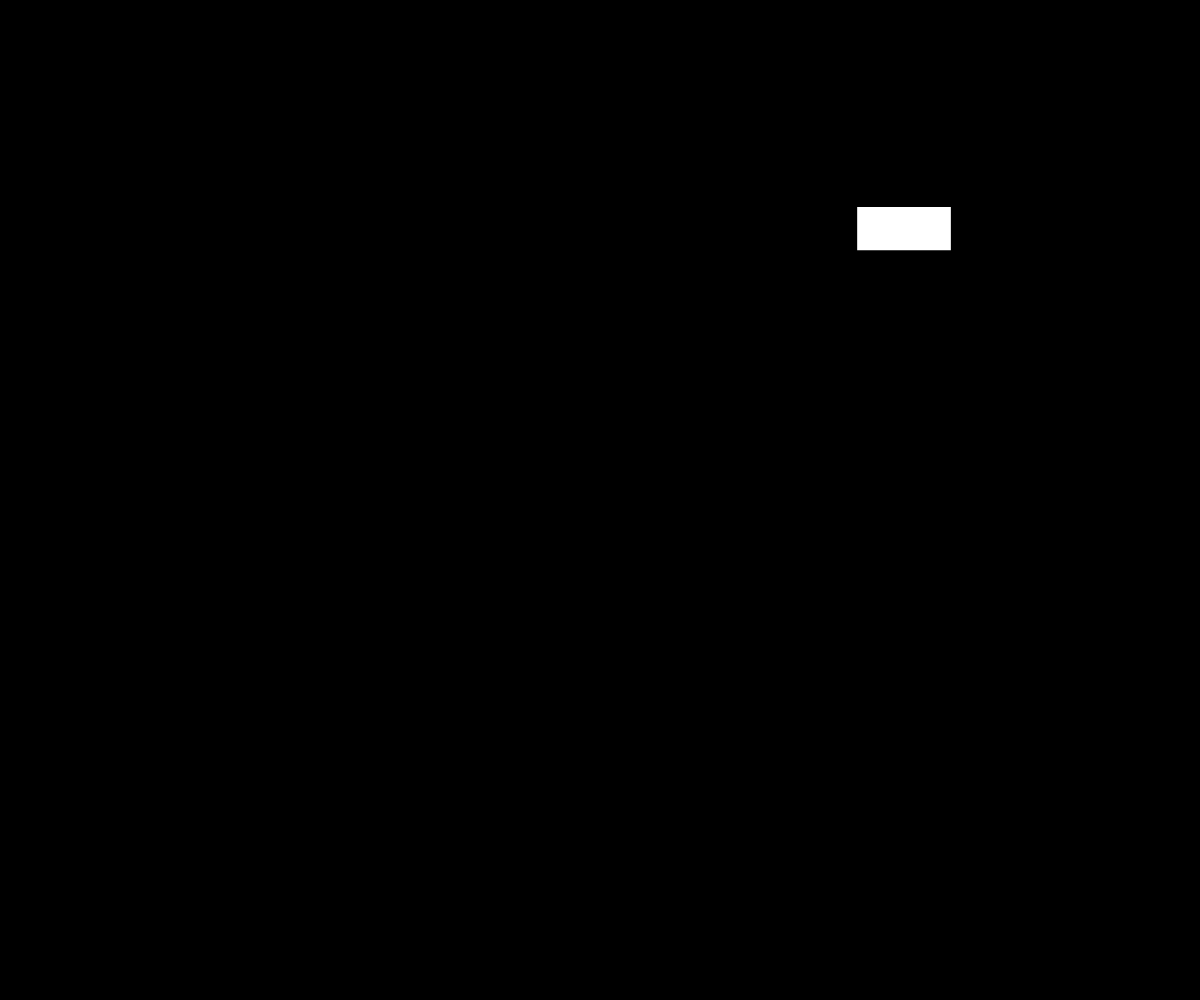
Frame 1 (no input)
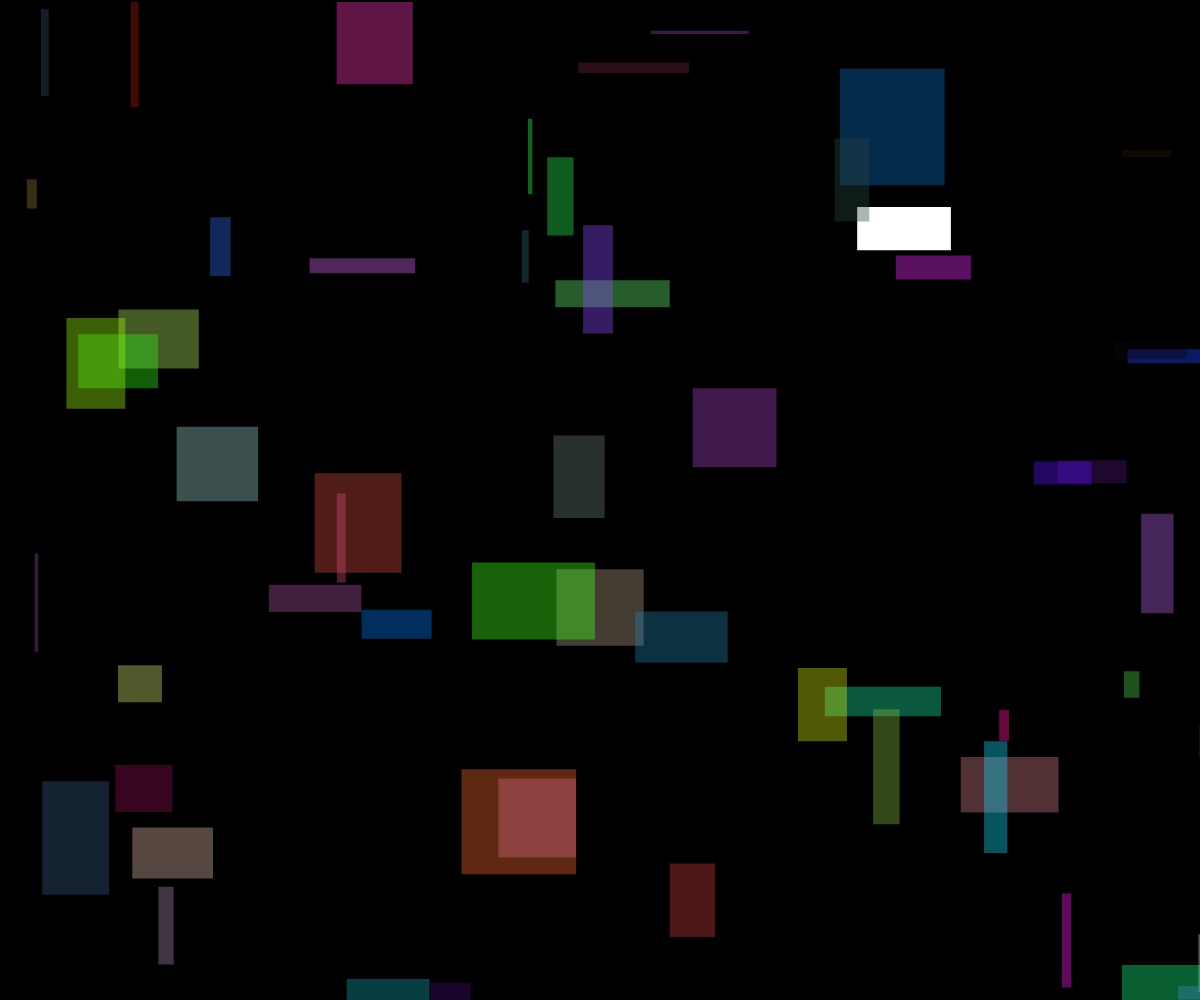
Frame 60 (no input)
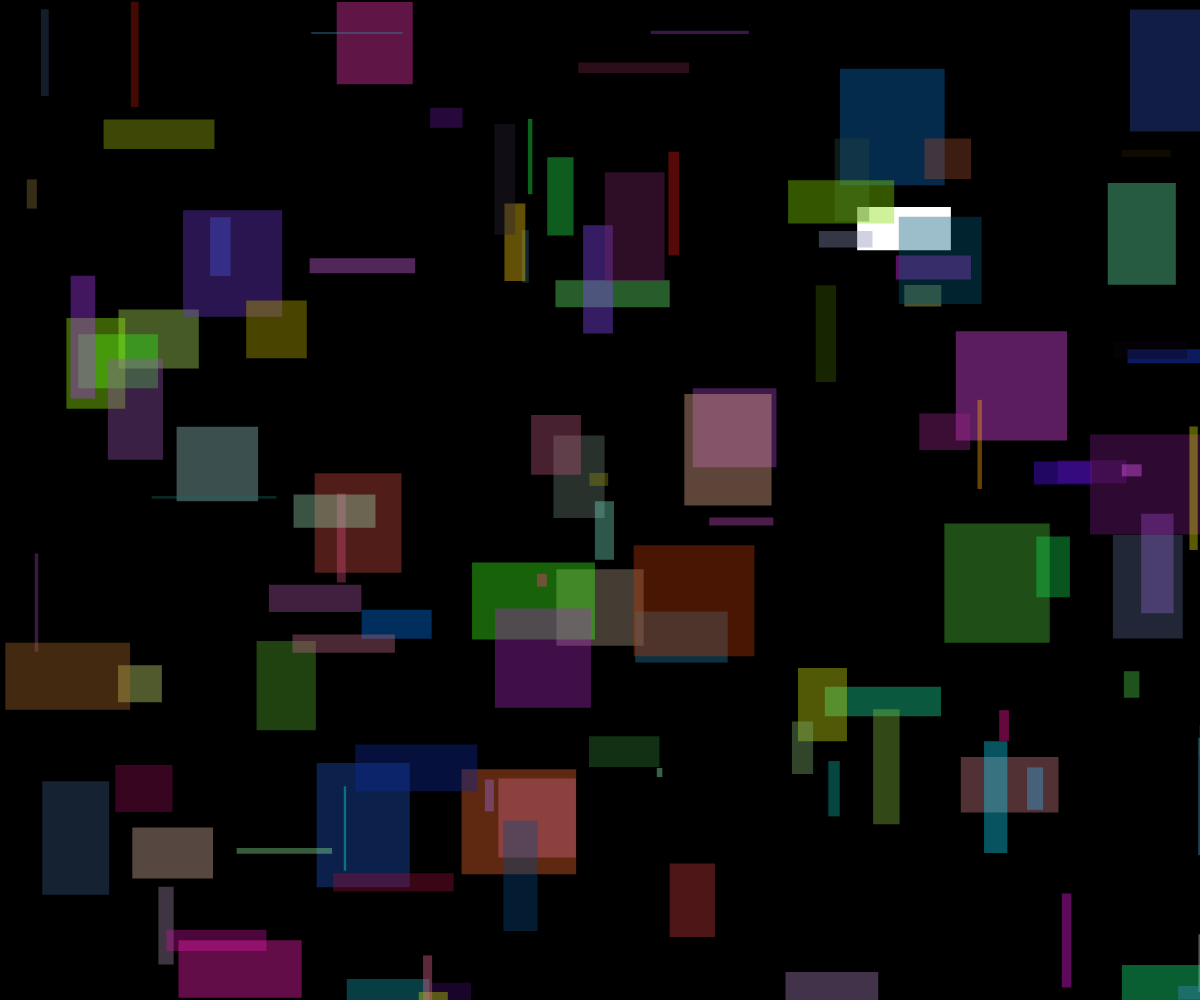
Frame 120 (the mouse pressed at the canvas centre since frame 60)

The p5.js sketch that drew these frames (run headless with seeded random() and noise() and a simulated clock; from frame 60 on, the mouse is pressed at the canvas centre):

// p5.js sketch
// ── sketch.js
function setup() {
  createCanvas( windowWidth , windowHeight );
  
  noStroke();
  
  background( 0 , 0 , 0 )
}
function draw() {
  var x = random( 0 , windowWidth );
  var y = random( 0 , windowHeight);
  var d = random( 0 , 125);
  var f = random( 0 , 125);
  var r = random( 0 , 255);
  var g = random( 0 , 255);
  var b = random( 0 , 255);
  var a = random( 0 , 200);
    rect( x , y , d , f);
     fill( r , g , b , 100 );
}
